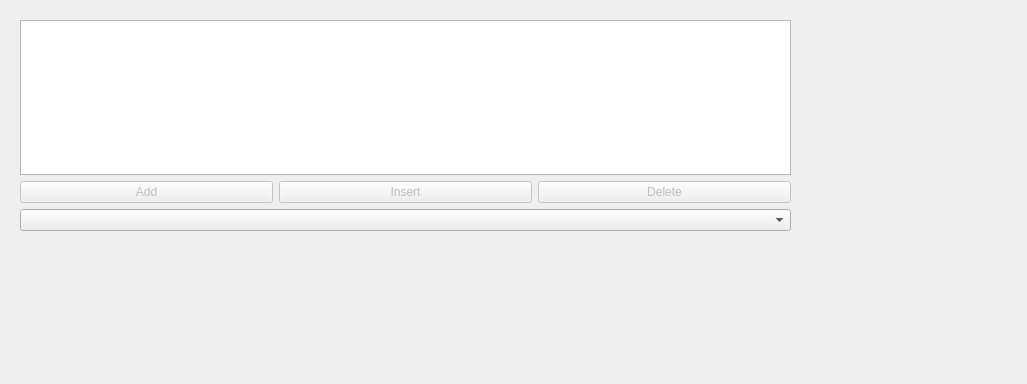
<?xml version="1.0" encoding="UTF-8"?>
<ui version="4.0">
 <class>ModelViewDialog</class>
 <widget class="QDialog" name="ModelViewDialog">
  <property name="geometry">
   <rect>
    <x>0</x>
    <y>0</y>
    <width>1027</width>
    <height>384</height>
   </rect>
  </property>
  <property name="windowTitle">
   <string>Dialog</string>
  </property>
  <widget class="QWidget" name="verticalLayoutWidget">
   <property name="geometry">
    <rect>
     <x>20</x>
     <y>20</y>
     <width>771</width>
     <height>211</height>
    </rect>
   </property>
   <layout class="QVBoxLayout" name="verticalLayout">
    <item>
     <widget class="QListView" name="listView"/>
    </item>
    <item>
     <layout class="QHBoxLayout" name="horizontalLayout">
      <item>
       <widget class="QPushButton" name="pushButton">
        <property name="enabled">
         <bool>false</bool>
        </property>
        <property name="text">
         <string>Add</string>
        </property>
       </widget>
      </item>
      <item>
       <widget class="QPushButton" name="pushButton_2">
        <property name="enabled">
         <bool>false</bool>
        </property>
        <property name="text">
         <string>Insert</string>
        </property>
       </widget>
      </item>
      <item>
       <widget class="QPushButton" name="pushButton_3">
        <property name="enabled">
         <bool>false</bool>
        </property>
        <property name="text">
         <string>Delete</string>
        </property>
       </widget>
      </item>
     </layout>
    </item>
    <item>
     <widget class="QComboBox" name="comboBox"/>
    </item>
   </layout>
  </widget>
 </widget>
 <resources/>
 <connections/>
</ui>
